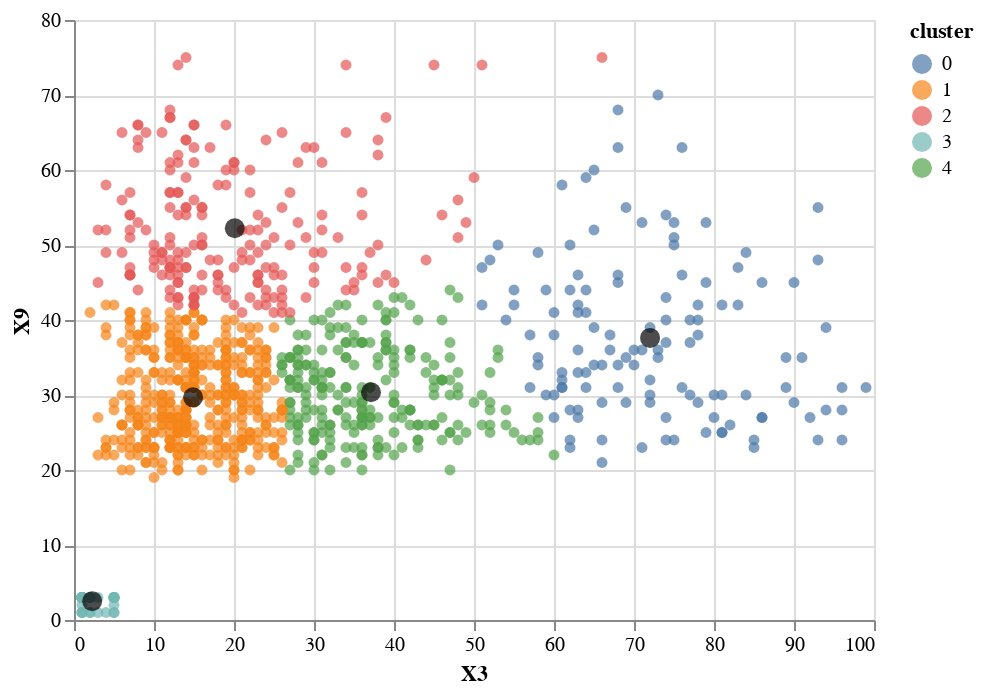

The code cell stored with this chart in its notebook:
### Code cell
chart1=alt.Chart(df).mark_circle().encode(x='X3', y='X9',color='cluster:N',
                    tooltip=['X3','X9']).interactive()

chart2 = alt.Chart(centroids_inverse).mark_circle(size=100).encode(x='X3',
y='X9', color=alt.value('black'),
tooltip=['X3', 'X9']).interactive()

chart1 + chart2

### Figure 1 — Vega-Lite specification as saved in the notebook (floating-point values rounded to 4 significant figures; data arrays with more than 128 entries replaced by an {"elided": "..."} marker saying what was removed)
{"config": {"view": {"continuousWidth": 400, "continuousHeight": 300}}, "layer": [{"data": {"name": "data-8222cc535d7aa145c591ad4564639371"}, "mark": "circle", "encoding": {"color": {"type": "nominal", "field": "cluster"}, "tooltip": [{"type": "quantitative", "field": "X3"}, {"type": "quantitative", "field": "X9"}], "x": {"type": "quantitative", "field": "X3"}, "y": {"type": "quantitative", "field": "X9"}}, "selection": {"selector001": {"type": "interval", "bind": "scales", "encodings": ["x", "y"]}}}, {"data": {"name": "data-a3de0c867dccd42524b5527959f55945"}, "mark": {"type": "circle", "size": 100}, "encoding": {"color": {"value": "black"}, "tooltip": [{"type": "quantitative", "field": "X3"}, {"type": "quantitative", "field": "X9"}], "x": {"type": "quantitative", "field": "X3"}, "y": {"type": "quantitative", "field": "X9"}}, "selection": {"selector002": {"type": "interval", "bind": "scales", "encodings": ["x", "y"]}}}], "$schema": "https://vega.github.io/schema/vega-lite/v4.8.1.json", "datasets": {"data-8222cc535d7aa145c591ad4564639371": {"elided": "1000 records"}, "data-a3de0c867dccd42524b5527959f55945": [{"X3": 72.01, "X9": 37.62}, {"X3": 14.88, "X9": 29.69}, {"X3": 20.1, "X9": 52.23}, {"X3": 2.268, "X9": 2.512}, {"X3": 37.13, "X9": 30.37}]}}
